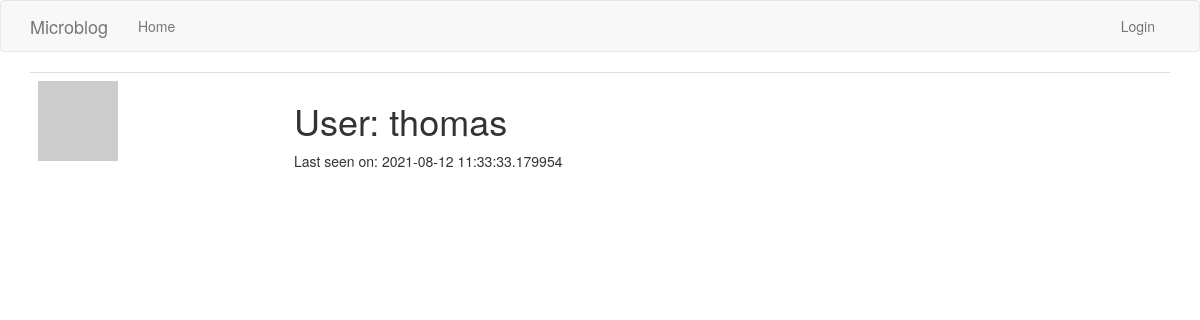
Before: /user/thomas with the older database file.
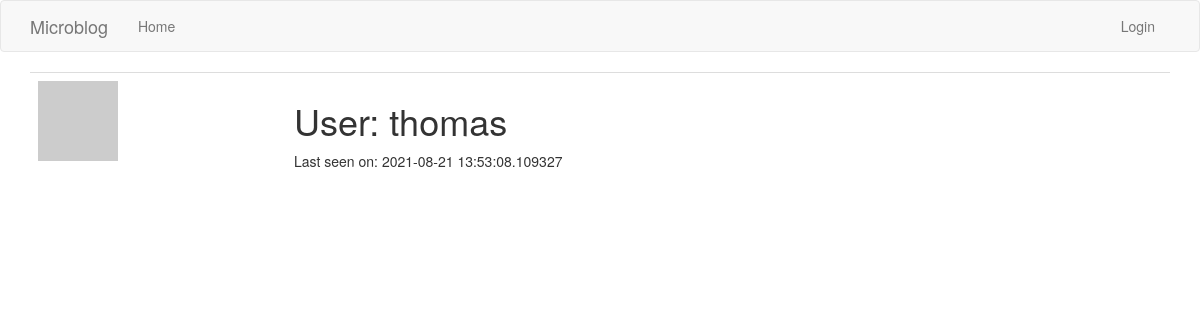
After: the same page with the newer database file.
### app/models.py (models this page shows, shortened)
class User(UserMixin, db.Model):
    id = db.Column(db.Integer, primary_key=True)
    username = db.Column(db.String(64), index=True, unique=True)
    email = db.Column(db.String(120), index=True, unique=True)
    password_hash = db.Column(db.String(128))
    admin = db.Column(db.Boolean)
    about_me = db.Column(db.String(140))
    last_seen = db.Column(db.DateTime, default=datetime.utcnow)
    def avatar(self, size):
        digest = md5(self.email.lower().encode('utf-8')).hexdigest()
        return 'https://www.gravatar.com/avatar/{}?d=identicon&s={}'.format(digest, size)

### app/routes.py (the view)
@app.route('/user/<username>')
def user(username):
    user = User.query.filter_by(username=username).first()
    return render_template('user.html', user=user)

### app/routes.py (called while the page is built)
@app.before_request
def before_request():
    if not current_user.is_anonymous:
        current_user.last_seen = datetime.utcnow()
        db.session.commit()

### app/templates/user.html (shortened to what this page needs)
{% extends "base.html" %}
{% block app_content %}
    <table class="table table-hover">
        <tr>
            <td width="256px"><img src="{{ user.avatar(256) }}"></td>
            <td>
                <h1>User: {{ user.username }}</h1>
                {% if user.last_seen %}<p>Last seen on: {{ user.last_seen }}</p>{% endif %}
            </td>
        </tr>
    </table>
{% endblock %}

### app/templates/base.html (shortened to what this page needs)
{% extends 'bootstrap/base.html' %}
{% block navbar %}
    <nav class="navbar navbar-default">
        <div class="container">
            <div class="navbar-header">
                <a class="navbar-brand" href="{{ url_for('index') }}">Microblog</a>
            </div>
            <div class="collapse navbar-collapse" id="bs-example-navbar-collapse-1">
                <ul class="nav navbar-nav">
                    <li><a href="{{ url_for('index') }}">Home</a></li>
                </ul>
                <ul class="nav navbar-nav navbar-right">
                    {% if current_user.is_anonymous %}
                    <li><a href="{{ url_for('login') }}">Login</a></li>
                    {% else %}
                    <li><a href="{{ url_for('user', username=current_user.username) }}">Profile</a></li>
                    <li><a href="{{ url_for('logout') }}">Logout</a></li>
                    {% endif %}
                </ul>
            </div>
        </div>
    </nav>
{% endblock %}
{% block content %}
    <div class="container">
        {% block app_content %}{% endblock %}
    </div>
{% endblock %}

Changed rows visible on the page:
changed User "thomas": last_seen "2021-08-12 11:33:33.179954" → "2021-08-21 13:53:08.109327"
